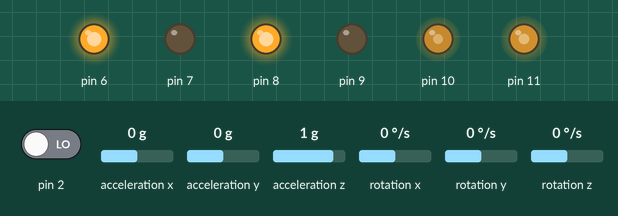
Simulated run of this sketch. Board: Arduino Uno, built with avr-gcc and run on an emulated ATmega328P. Parts: output pins drawn as LEDs (lit = HIGH). The inputs (shaded band) are chosen by the test bench; at power-on: acceleration x 0 g, pin 2 LOW, acceleration y 0 g, acceleration z 1 g, rotation x 0 °/s, rotation y 0 °/s, rotation z 0 °/s. The sensor or clock chip raises its interrupt line as the real part does; what the sketch prints to the serial monitor is not drawn.

Above: at 1.7 s.
1.8 s: acceleration x set to 0.8 g
At 3.0 s:
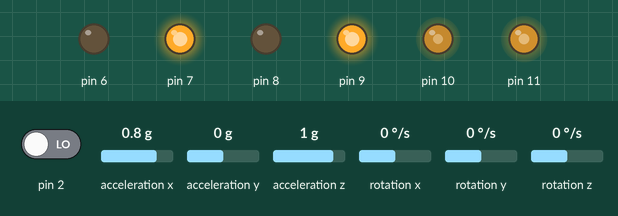
3.3 s: acceleration x set to -1.4 g
At 4.2 s:
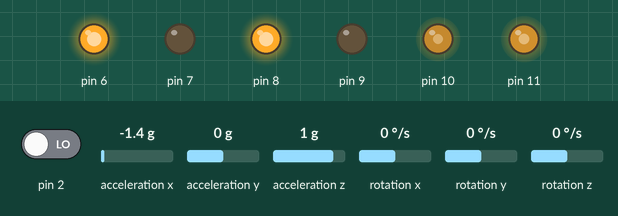
4.8 s: acceleration x set to 1.4 g
At 5.4 s:
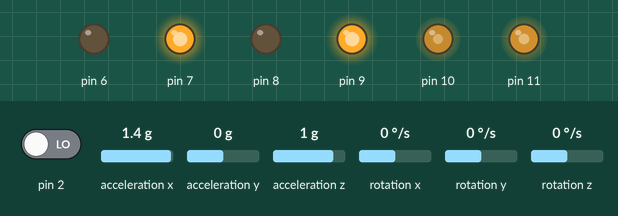
Timing chart, 0 to 7.8 s (numbered marks = the images above; inputs shaded):
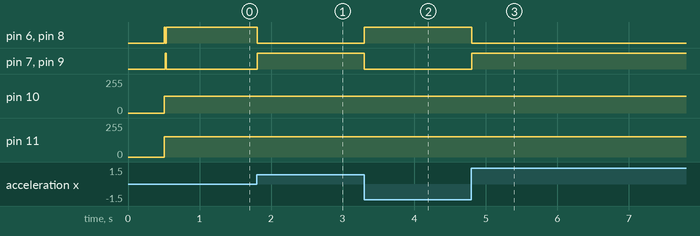

The sketch:

Balance-robot.ino
```cpp
#include "PID_v1.h"
#include "LMotorController.h"
#include "I2Cdev.h"
#include "MPU6050_6Axis_MotionApps20.h"

#if I2CDEV_IMPLEMENTATION == I2CDEV_ARDUINO_WIRE
    #include "Wire.h"
#endif

#define MIN_ABS_SPEED 20

MPU6050 mpu;

// MPU control/status vars
bool dmpReady = false;  // set true if DMP init was successful
uint8_t mpuIntStatus;   // holds actual interrupt status byte from MPU
uint8_t devStatus;      // return status after each device operation (0 = success, !0 = error)
uint16_t packetSize;    // expected DMP packet size (default is 42 bytes)
uint16_t fifoCount;     // count of all bytes currently in FIFO
uint8_t fifoBuffer[64]; // FIFO storage buffer

// orientation/motion vars
Quaternion q;           // [w, x, y, z]         quaternion container
VectorFloat gravity;    // [x, y, z]            gravity vector
float ypr[3];           // [yaw, pitch, roll]   yaw/pitch/roll container and gravity vector

//PID
double originalSetpoint = 180;
double setpoint = originalSetpoint;
double movingAngleOffset = 0.1;
double input, output;
int moveState=0; //0 = balance; 1 = back; 2 = forth
double Kp = 55; // First adjustment 300 2.3 55
double Kd = 2.5; // Second adjustment
double Ki = 500; // Third adjustment
PID pid(&input, &output, &setpoint, Kp, Ki, Kd, DIRECT); // kp = 55,kd=0.9

double motorSpeedFactorLeft = 0.5;
double motorSpeedFactorRight = 0.6;
//MOTOR CONTROLLER
int ENA = 10;
int IN1 = 6;
int IN2 = 7;
int IN3 = 8;
int IN4 = 9;
int ENB = 11;
LMotorController motorController(ENA, IN1, IN2, ENB, IN3, IN4, motorSpeedFactorLeft, motorSpeedFactorRight);

//timers
long time1Hz = 0;
long time5Hz = 0;

volatile bool mpuInterrupt = false;     // indicates whether MPU interrupt pin has gone high
void dmpDataReady()
{
    mpuInterrupt = true;
}


void setup()
{
    // join I2C bus (I2Cdev library doesn't do this automatically)
    #if I2CDEV_IMPLEMENTATION == I2CDEV_ARDUINO_WIRE
        Wire.begin();
        Wire.setClock(400000); // 400kHz I2C clock (200kHz if CPU is 8MHz)
    #elif I2CDEV_IMPLEMENTATION == I2CDEV_BUILTIN_FASTWIRE
        Fastwire::setup(400, true);
    #endif

    // initialize serial communication
    // (115200 chosen because it is required for Teapot Demo output, but it's
    // really up to you depending on your project)
    Serial.begin(115200);
    while (!Serial); // wait for Leonardo enumeration, others continue immediately

    // initialize device
    Serial.println(F("Initializing I2C devices..."));
    mpu.initialize();

    // verify connection
    Serial.println(F("Testing device connections..."));
    Serial.println(mpu.testConnection() ? F("MPU6050 connection successful") : F("MPU6050 connection failed"));

    // load and configure the DMP
    Serial.println(F("Initializing DMP..."));
    devStatus = mpu.dmpInitialize();

    // supply your own gyro offsets here, scaled for min sensitivity
    mpu.setXGyroOffset(-9);     //85 284 -69 -1788
    mpu.setYGyroOffset(-62);
    mpu.setZGyroOffset(22);
    mpu.setZAccelOffset(-1228); // 1688 factory default for my test chip

    // make sure it worked (returns 0 if so)
    if (devStatus == 0)
    {
        // turn on the DMP, now that it's ready
        Serial.println(F("Enabling DMP..."));
        mpu.setDMPEnabled(true);

        // enable Arduino interrupt detection
        Serial.println(F("Enabling interrupt detection (Arduino external interrupt 0)..."));
        attachInterrupt(0, dmpDataReady, RISING);
        mpuIntStatus = mpu.getIntStatus();

        // set our DMP Ready flag so the main loop() function knows it's okay to use it
        Serial.println(F("DMP ready! Waiting for first interrupt..."));
        dmpReady = true;

        // get expected DMP packet size for later comparison
        packetSize = mpu.dmpGetFIFOPacketSize();

        //setup PID

        pid.SetMode(AUTOMATIC);
        pid.SetSampleTime(10);
        pid.SetOutputLimits(-255, 255);
    }
    else
    {
        // ERROR!
        // 1 = initial memory load failed
        // 2 = DMP configuration updates failed
        // (if it's going to break, usually the code will be 1)
        Serial.print(F("DMP Initialization failed (code "));
        Serial.print(devStatus);
        Serial.println(F(")"));
    }
}


void loop()
{
    // if programming failed, don't try to do anything
    if (!dmpReady) return;

    // wait for MPU interrupt or extra packet(s) available
    while (!mpuInterrupt && fifoCount < packetSize)
    {
        //no mpu data - performing PID calculations and output to motors

        pid.Compute();
        motorController.move(output, MIN_ABS_SPEED);

    }

    // reset interrupt flag and get INT_STATUS byte
    mpuInterrupt = false;
    mpuIntStatus = mpu.getIntStatus();

    // get current FIFO count
    fifoCount = mpu.getFIFOCount();

    // check for overflow (this should never happen unless our code is too inefficient)
    if ((mpuIntStatus & 0x10) || fifoCount == 1024)
    {
        // reset so we can continue cleanly
        mpu.resetFIFO();
        Serial.println(F("FIFO overflow!"));

    // otherwise, check for DMP data ready interrupt (this should happen frequently)
    }
    else if (mpuIntStatus & 0x02)
    {
        // wait for correct available data length, should be a VERY short wait
        while (fifoCount < packetSize) fifoCount = mpu.getFIFOCount();

        // read a packet from FIFO
        mpu.getFIFOBytes(fifoBuffer, packetSize);

        // track FIFO count here in case there is > 1 packet available
        // (this lets us immediately read more without waiting for an interrupt)
        fifoCount -= packetSize;

        mpu.dmpGetQuaternion(&q, fifoBuffer);
        mpu.dmpGetGravity(&gravity, &q);
        mpu.dmpGetYawPitchRoll(ypr, &q, &gravity);
        #if LOG_INPUT
            Serial.print("ypr\t");
            Serial.print(ypr[0] * 180/M_PI);
            Serial.print("\t");
            Serial.print(ypr[1] * 180/M_PI);
            Serial.print("\t");
            Serial.println(ypr[2] * 180/M_PI);
        #endif
        input = ypr[1] * 180/M_PI + 180;
   }
}
```

LMotorController.cpp
```cpp
#include "LMotorController.h"
#include "Arduino.h"


LMotorController::LMotorController(int ena, int in1, int in2, int enb, int in3, int in4, double motorAConst, double motorBConst)
{
    _motorAConst = motorAConst;
    _motorBConst = motorBConst;

	_ena = ena;
	_in1 = in1;
	_in2 = in2;
	_enb = enb;
	_in3 = in3;
	_in4 = in4;

	pinMode(_ena, OUTPUT);
	pinMode(_in1, OUTPUT);
	pinMode(_in2, OUTPUT);

	pinMode(_enb, OUTPUT);
	pinMode(_in3, OUTPUT);
	pinMode(_in4, OUTPUT);
}


void LMotorController::move(int leftSpeed, int rightSpeed, int minAbsSpeed)
{
    if (rightSpeed < 0)
    {
        rightSpeed = min(rightSpeed, -1*minAbsSpeed);
        rightSpeed = max(rightSpeed, -255);
    }
    else if (rightSpeed > 0)
    {
        rightSpeed = max(rightSpeed, minAbsSpeed);
        rightSpeed = min(rightSpeed, 255);
    }

    int realRightSpeed = map(abs(rightSpeed), 0, 255, minAbsSpeed, 255);

    if (leftSpeed < 0)
    {
        leftSpeed = min(leftSpeed, -1*minAbsSpeed);
        leftSpeed = max(leftSpeed, -255);
    }
    else if (leftSpeed > 0)
    {
        leftSpeed = max(leftSpeed, minAbsSpeed);
        leftSpeed = min(leftSpeed, 255);
    }

    int realLeftSpeed = map(abs(leftSpeed), 0, 255, minAbsSpeed, 255);

    digitalWrite(_in3, rightSpeed > 0 ? HIGH : LOW);
    digitalWrite(_in4, rightSpeed > 0 ? LOW : HIGH);
    digitalWrite(_in1, leftSpeed > 0 ? HIGH : LOW);
    digitalWrite(_in2, leftSpeed > 0 ? LOW : HIGH);
    analogWrite(_ena, realRightSpeed * _motorAConst);
    analogWrite(_enb, realLeftSpeed * _motorBConst);
}


void LMotorController::move(int speed, int minAbsSpeed)
{
    int direction = 1;

    if (speed < 0)
    {
        direction = -1;

        speed = min(speed, -1*minAbsSpeed);
        speed = max(speed, -255);
    }
    else
    {
        speed = max(speed, minAbsSpeed);
        speed = min(speed, 255);
    }

    if (speed == _currentSpeed) return;

    int realSpeed = max(minAbsSpeed, abs(speed));

    digitalWrite(_in1, speed > 0 ? HIGH : LOW);
    digitalWrite(_in2, speed > 0 ? LOW : HIGH);
    digitalWrite(_in3, speed > 0 ? HIGH : LOW);
    digitalWrite(_in4, speed > 0 ? LOW : HIGH);
    analogWrite(_ena, realSpeed * _motorAConst);
    analogWrite(_enb, realSpeed * _motorBConst);

    _currentSpeed = direction * realSpeed;
}


void LMotorController::move(int speed)
{
    if (speed == _currentSpeed) return;

    if (speed > 255) speed = 255;
    else if (speed < -255) speed = -255;

    digitalWrite(_in1, speed > 0 ? HIGH : LOW);
    digitalWrite(_in2, speed > 0 ? LOW : HIGH);
    digitalWrite(_in3, speed > 0 ? HIGH : LOW);
    digitalWrite(_in4, speed > 0 ? LOW : HIGH);
    analogWrite(_ena, abs(speed) * _motorAConst);
    analogWrite(_enb, abs(speed) * _motorBConst);

    _currentSpeed = speed;
}


void LMotorController::turnLeft(int speed, bool kick)
{
    digitalWrite(_in1, HIGH);
    digitalWrite(_in2, LOW);
    digitalWrite(_in3, LOW);
    digitalWrite(_in4, HIGH);

    if (kick)
    {
        analogWrite(_ena, 255);
        analogWrite(_enb, 255);

        delay(100);
    }

    analogWrite(_ena, speed * _motorAConst);
    analogWrite(_enb, speed * _motorBConst);
}


void LMotorController::turnRight(int speed, bool kick)
{
    digitalWrite(_in1, LOW);
    digitalWrite(_in2, HIGH);
    digitalWrite(_in3, HIGH);
    digitalWrite(_in4, LOW);

    if (kick)
    {
        analogWrite(_ena, 255);
        analogWrite(_enb, 255);

        delay(100);
    }

    analogWrite(_ena, speed * _motorAConst);
    analogWrite(_enb, speed * _motorBConst);
}


void LMotorController::stopMoving()
{
    digitalWrite(_in1, LOW);
    digitalWrite(_in2, LOW);
    digitalWrite(_in3, LOW);
    digitalWrite(_in4, LOW);
    digitalWrite(_ena, HIGH);
    digitalWrite(_enb, HIGH);

    _currentSpeed = 0;
}
```

LMotorController.h
```cpp
#ifndef LMotorController_h
#define LMotorController_h


#include "Arduino.h"


class LMotorController
{
protected:
    int _ena, _in1, _in2, _enb, _in3, _in4;
    int _currentSpeed;
    double _motorAConst, _motorBConst;
public:
    LMotorController(int ena, int in1, int in2, int enb, int in3, int in4, double motorAConst, double motorBConst);
    void move(int leftSpeed, int rightSpeed, int minAbsSpeed);
    void move(int speed);
    void move(int speed, int minAbsSpeed);
    void turnLeft(int speed, bool kick);
    void turnRight(int speed, bool kick);
    void stopMoving();
};


#endif
```

Measured:
- after the input at 1.8 s, pin 6, pin 8: HIGH → LOW at once; pin 7, pin 9: LOW → HIGH at once
- after the input at 3.3 s, pin 6, pin 8: LOW → HIGH at once; pin 7, pin 9: HIGH → LOW at once
- after the input at 4.8 s, pin 6, pin 8: HIGH → LOW at once; pin 7, pin 9: LOW → HIGH at once
